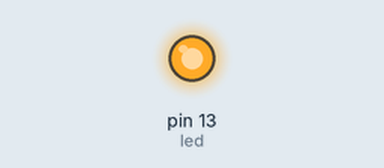
This sketch was run on a simulated Arduino Uno, built with avr-gcc and run on an emulated ATmega328P. On the bench: output pins drawn as LEDs (lit = HIGH). What the sketch prints to the serial monitor is not drawn.

Above: at 0.25 s.
At 31.75 s:
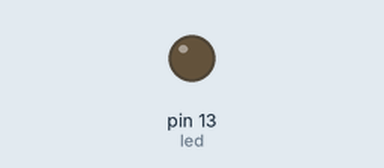
Timing chart, 0 to 34.3 s (numbered marks = the images above):
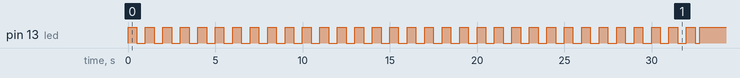

The sketch:

practice2_2.ino
```cpp
// Practice 2-2
// 3차다항식으로 궤적 생성
// 20191091 김태민

//-------------------------------------//

int led = 13;
double t_prev;
double t_now;
double dt;
int CNT = 0;

double a0, a1, a2, a3;
double time = 0.0;
double des = 0.0;
int target = 0;
int theta_0 = 0;

void TIME_INTERRUPT_REGISTER()
{
  TCCR1A = 0;                               // TCCR - 제어 레지스터, PWM 모드 설정 및 분주비 설정 OC핀 출력을 설정하는 레지스터
  TCCR1B = 0;
  TCCR1B |= (1 << WGM12);
  TCCR1B |= (0<<CS12)|(0<<CS11)|(1<<CS10);
  TCNT1 = 0;
  OCR1A = 16000-1;                        // 1 ms
  TIMSK1 |= (1<<OCIE1A);
}

// 레지스터 설정 주기마다 타임인터럽트 실행
ISR(TIMER1_COMPA_vect)
{
  time += 0.001;
  CNT++;

  t_now = micros();
  dt = (t_now - t_prev);
  t_prev = t_now;

  if (CNT % 1000 < 500)
  {
    digitalWrite(led, HIGH);
  }
  else
  {
    digitalWrite(led, LOW);
  }
  if (time < 5)
  {
    des = poly3(time, 0, 30.0, 5.0);
  }
}

//3차 다항식 궤적
double poly3 (double t, double init, double final, double tr)
{
  double tmp;
  a0 = init;
  a1 = 0;
  a2 = 3 * (final - init) / pow(tr,2);
  a3 = -2 * (final- init) / pow(tr,3);

  tmp = a0 + a1*t + a2*t*t + a3*t*t*t;
  return tmp;
}

//------------------------------------//
void setup()
{
  // put your setup code here, to run once:
  pinMode(13, OUTPUT);
  Serial.begin(9600);   //시리얼통신

  noInterrupts();
  TIME_INTERRUPT_REGISTER();
  interrupts();

  t_prev = micros();
}

// 시간을 요구하지 않는 간단한 동작
void loop()
{
  // put your main code here, to run repeatedly
  // digitalWrite(13, LOW);
  // Serial.print(dt);
  // Serial.println("[us]");
  Serial.print(des);
  Serial.println("[degree]");
}
```

Measured:
- by itself, pin 13 (led): goes 32 × (LOW 0.50 s, HIGH 0.50 s), LOW 0.27 s, then HIGH
- by itself, everything shown: repeats every 8.0 s, in 16 steps
